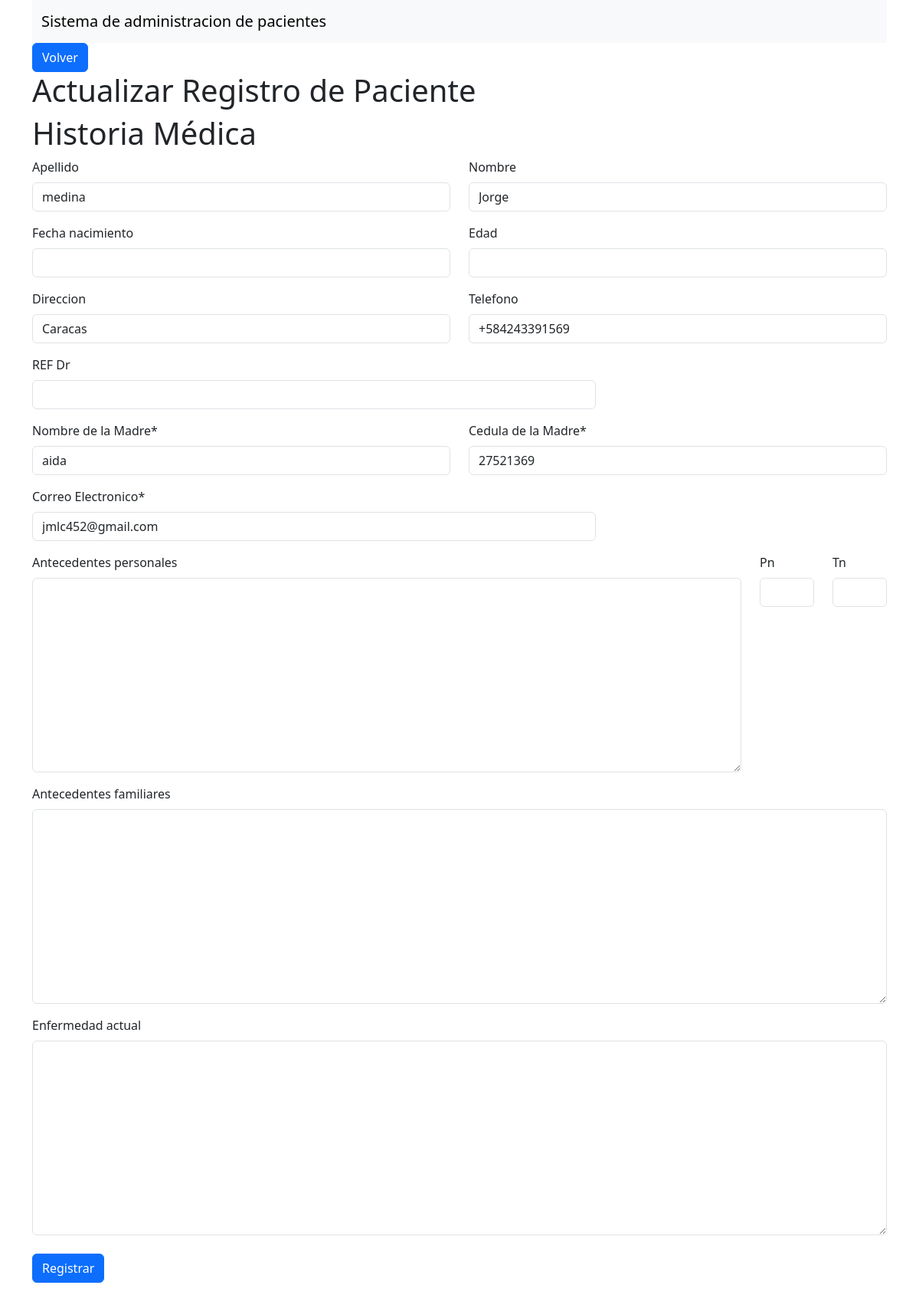
Screenshot of /detalles/8/ with the database file from the repository.
### app_historias/models.py (models this page shows, shortened)
class Registro_Paciente(models.Model):
    nombre = models.CharField(max_length=50, blank=True, null=True)
    apellido = models.CharField( max_length=50 , blank=True, null=True)
    fecha_nacimiento = models.CharField( max_length=50, blank=True, null=True)
    edad = models.IntegerField(blank=True, null=True)
    direccion = models.CharField( max_length=100, blank=True, null=True)
    telefono=models.CharField(max_length=50, blank=True, null=True)
    REF_Dr = models.CharField( max_length=50, blank=True, null=True)
    nombre_madre=models.CharField(max_length=50, blank=True, null=True)
    cedula_madre=models.CharField(max_length=50)
    email = models.EmailField(max_length=254 , blank=True, null=True)
    antecedentes_personales = models.TextField(blank=True, null=True)
    pn=models.CharField(max_length=50, blank=True, null=True)
    tn=models.CharField(max_length=50, blank=True, null=True)
    antecedentes_familiares = models.TextField(blank=True, null=True)
    enfermedad_actual = models.TextField(blank=True, null=True)
    fecha_registro = models.DateField(auto_now=False, auto_now_add=True, blank=True, null=True)
    class Meta:
        verbose_name = "registro_pasiente"
        verbose_name_plural = "registro_pasientes"

### app_historias/views.py (the view)
# urls.py: path('detalles/<int:pac_id>/', views.detalles_paciente, name='detalles_paciente'),
def detalles_paciente(request, pac_id):
    if request.method == 'POST':
        try:
            Pac = get_object_or_404(Registro_Paciente, id=pac_id)
            form = RegistroPacienteForm(request.POST, instance=Pac)
            if form.is_valid():
                form.save()
                return redirect('inicio')
            else:
                return render(request, 'detalles_pacientes.html', {'Registro_Paciente': Pac, 'form': form, 'error': 'no se pudo actualizar'})
        except:
            return render(request, 'detalles_pacientes.html', {'task': Pac, 'form': form, 'error': 'no se pudo actualizar'})
    else:
        Pac = get_object_or_404(Registro_Paciente, id=pac_id)
        form = RegistroPacienteForm(instance=Pac)
        return render(request, 'detalles_pacientes.html', {'Registro_Paciente': Pac, 'form': form})

### app_historias/templates/detalles_pacientes.html (shortened to what this page needs)
{% extends 'base.html' %}
{% load crispy_forms_tags %}
{% block content %}
<div class="col-1">
    <a class="btn btn-primary" href="{% url 'inicio' %}">Volver</a>
</div>
<h1>Actualizar Registro de Paciente</h1>
    <form method="post">
        {% crispy form %}
    </form>
{% endblock content %}

### rows the page displays
Registro_Paciente: apellido "medina", nombre "Jorge", direccion "Caracas", telefono "+584243391569", nombre_madre "aida", cedula_madre "27521369", email "jmlc452@gmail.com"
